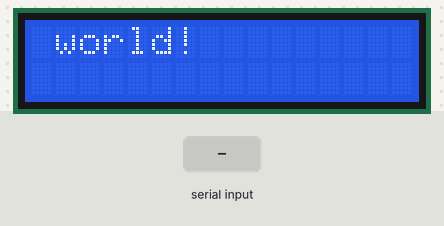
A sketch run on a simulated Arduino Uno, built with avr-gcc and run on an emulated ATmega328P. On the bench: 16×2 character LCD. The inputs (shaded band) are chosen by the test bench.

Above: at 1.2 s.
1.3 s: "1" received over Serial
At 1.9 s:
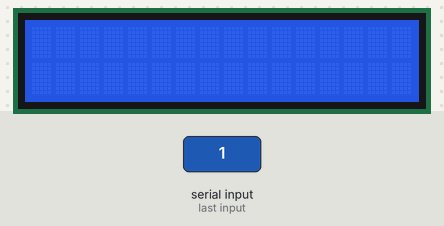
At 6.27 s:
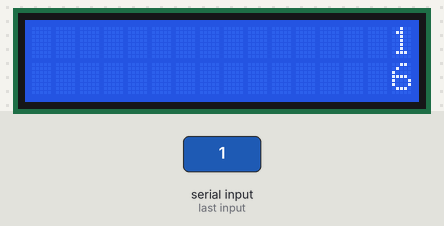
Timing chart, 0 to 7.8 s (numbered marks = the images above; inputs shaded):
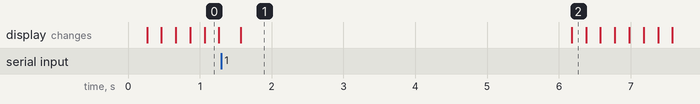

The sketch:

LCD.ino
```cpp
#include <LiquidCrystal.h>
const int rs = 7, en = 8, d4 = 9, d5  = 10, d6 = 11, d7 = 12;
LiquidCrystal lcd(rs,en,d4,d5,d6,d7);
void setup() {
  // put your setup code here, to run once:
  lcd.begin(16,2);
  lcd.print("Hello, world!");
  Serial.begin(9600);
}

void loop() {
  lcd.autoscroll();
  // put your main code here, to run repeatedly:
  lcd.setCursor(0,1);
  lcd.print(millis()/1000);
  delay(200);
  if (Serial.available()){
     delay(100);
     lcd.clear();
     while (Serial.available() > 0){
      lcd.write(Serial.read());
     }
  }
}
```

Measured:
- what the display in image 1 shows lasts 4.6 s, from 1.6 s to 6.2 s
